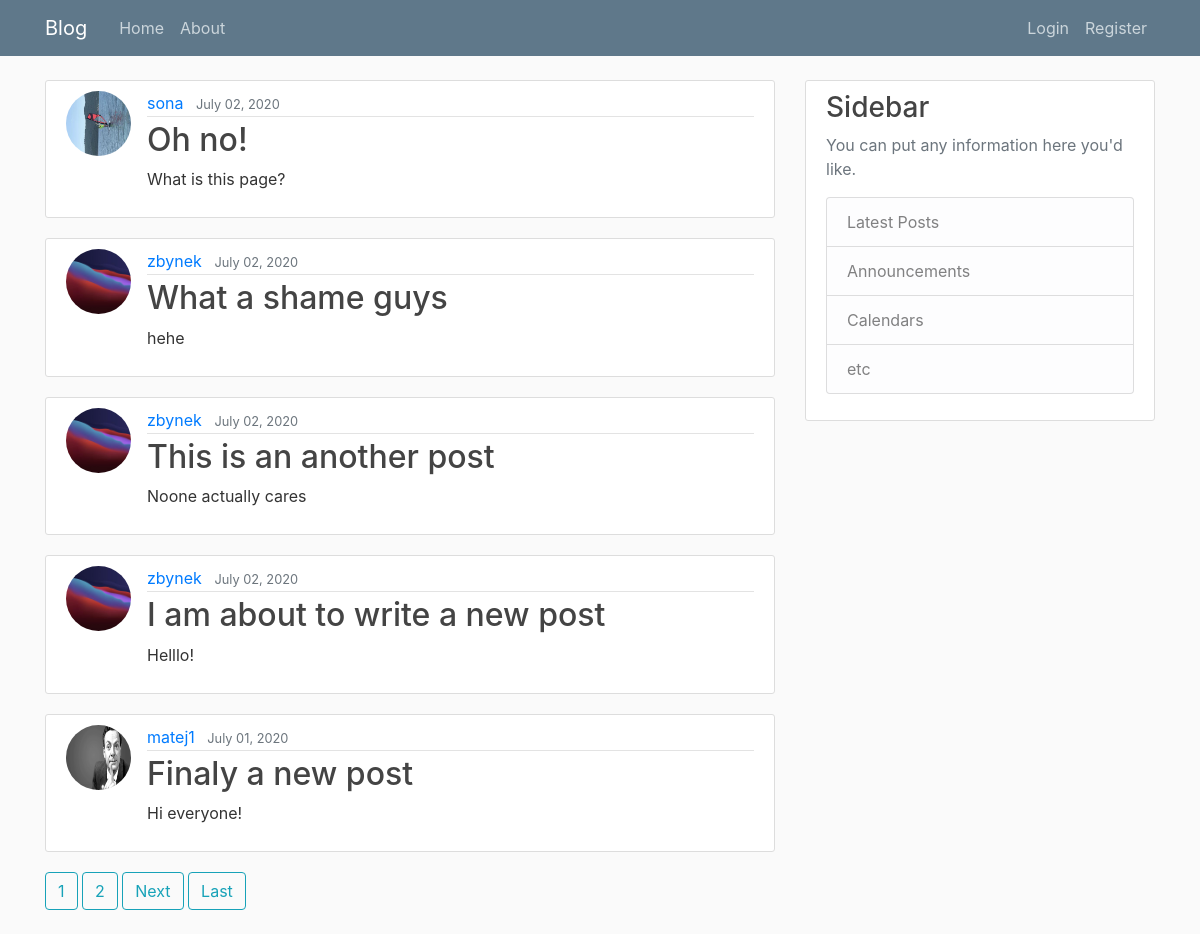
The page / on the database its author committed.
### blog/models.py (models this page shows, shortened)
class Post(models.Model):
    title = models.CharField(max_length=100)
    content = models.TextField()
    date_posted = models.DateTimeField(default=timezone.now)
    author = models.ForeignKey(User, on_delete=models.CASCADE)

### users/models.py (models this page shows, shortened)
class Profile(models.Model):
    user = models.OneToOneField(User, on_delete=models.CASCADE)
    image = models.ImageField(default='default.jpg', upload_to='profile_pics')

### blog/views.py (the view)
# urls.py: path('', PostListView.as_view(), name='blog-home'),
class PostListView(ListView):
    model = Post
    template_name = 'blog/home.html'
    context_object_name = 'posts'
    ordering = ['-date_posted']
    paginate_by = 5

### blog/templates/blog/home.html (shortened to what this page needs)
{% extends "blog/base.html" %}
{% block content %}
    {% for post in posts %}
        <article class="media content-section">
          <img class="rounded-circle article-img" src="{{ post.author.profile.image.url }}">
          <div class="media-body">
            <div class="article-metadata">
              <a class="mr-2" href="#">{{ post.author }}</a>
              <small class="text-muted">{{ post.date_posted|date:"F d, Y" }}</small>
            </div>
            <h2><a class="article-title" href="{% url 'post-detail' post.id %}">{{ post.title }}</a></h2>
            <p class="article-content">{{ post.content }}</p>
          </div>
        </article>
    {%  endfor %}
    {% if is_paginated %}
      {% for num in page_obj.paginator.page_range %}
        {% if page_obj.number == num %}
          <a href="?page={{ num }}" class="btn btn-outline-info mb-4">{{ num }}</a>
          {% elif num > page_obj.number|add:'-3' and num < page_obj.number|add:'3' %}
            <a href="?page={{ num }}" class="btn btn-outline-info mb-4">{{ num }}</a>
        {% endif %}
      {% endfor %}
      {% if page_obj.has_next %}
        <a href="?page={{ page_obj.next_page_number }}" class="btn btn-outline-info mb-4">Next</a>
        <a href="?page={{ page_obj.paginator.num_pages }}" class="btn btn-outline-info mb-4">Last</a>
      {% endif %}
    {% endif %}
{% endblock content %}

### blog/templates/blog/base.html (shortened to what this page needs)
{% load static %}
<!DOCTYPE html>
<html>
<head>
    <link rel="stylesheet" href="https://maxcdn.bootstrapcdn.com/bootstrap/4.0.0/css/bootstrap.min.css">
    <link rel="stylesheet" type="text/css" href="{% static 'blog/main.css' %}">
</head>
<body>
    <header class="site-header">
      <nav class="navbar navbar-expand-md navbar-dark bg-steel fixed-top">
        <div class="container">
          <a class="navbar-brand mr-4" href="/">Blog</a>
          <div class="collapse navbar-collapse" id="navbarToggle">
            <div class="navbar-nav mr-auto">
              <a class="nav-item nav-link" href="{% url 'blog-home' %}">Home</a>
              <a class="nav-item nav-link" href="{% url 'blog-about' %}">About</a>
            </div>
            <div class="navbar-nav">
              {% if user.is_authenticated %}
              <a class="nav-item nav-link" href="{% url 'post-create' %}">New post</a>
              <a class="nav-item nav-link" href="{% url 'profile' %}">Profile</a>
              <a class="nav-item nav-link" href="{% url 'logout' %}">Logout</a>
              {% else %}
              <a class="nav-item nav-link" href="{% url 'login' %}">Login</a>
              <a class="nav-item nav-link" href="{% url 'register' %}">Register</a>
              {% endif %}
            </div>
          </div>
        </div>
      </nav>
    </header>
    <main role="main" class="container">
      <div class="row">
        <div class="col-md-8">
          {% block content %}{% endblock %}
        </div>
        <div class="col-md-4">
          <div class="content-section">
            <h3>Sidebar</h3>
            <p class='text-muted'>You can put any information here you'd like.
              <ul class="list-group">
                <li class="list-group-item list-group-item-light">Latest Posts</li>
                <li class="list-group-item list-group-item-light">Announcements</li>
                <li class="list-group-item list-group-item-light">Calendars</li>
                <li class="list-group-item list-group-item-light">etc</li>
              </ul>
            </p>
          </div>
        </div>
      </div>
    </main>
</body>
</html>

### blog/static/blog/main.css (style rules this page uses)
body { background: #fafafa; color: #333333; margin-top: 5rem; }
h1, h2, h3, h4, h5, h6 { color: #444444; }
ul { margin: 0; }
.bg-steel { background-color: #5f788a; }
.site-header .navbar-nav .nav-link { color: #cbd5db; }
.content-section { background: #ffffff; padding: 10px 20px; border: 1px solid #dddddd; border-radius: 3px; margin-bottom: 20px; }
.article-title { color: #444444; }
.article-content { white-space: pre-line; }
.article-img { height: 65px; width: 65px; margin-right: 16px; }
.article-metadata { padding-bottom: 1px; margin-bottom: 4px; border-bottom: 1px solid #e3e3e3 }

### rows shown on the page
Post: author.profile.image (picture), author "sona", date_posted "July 02, 2020", title "Oh no!", content "What is this page?"
Post: author.profile.image (picture), author "zbynek", date_posted "July 02, 2020", title "What a shame guys", content "hehe"
Post: author.profile.image (picture), author "zbynek", date_posted "July 02, 2020", title "This is an another post", content "Noone actually cares"
Post: author.profile.image (picture), author "zbynek", date_posted "July 02, 2020", title "I am about to write a new post", content "Helllo!"
Post: author.profile.image (picture), author "matej1", date_posted "July 01, 2020", title "Finaly a new post", content "Hi everyone!"

### other values the page prints
{{ num }} "1"
{{ num }} "2"
